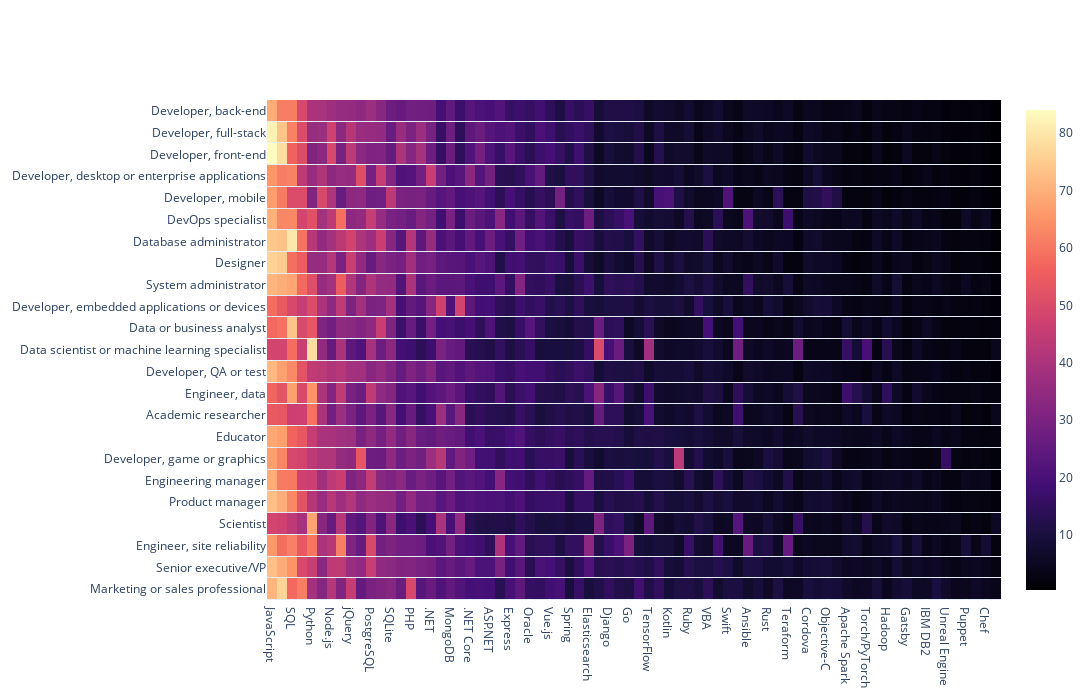

Notebook code for this chart:
### Code cell
fig = go.Figure(data=go.Heatmap(z=skills, x=skills.columns,y=skills.index, colorscale='magma', ygap=1))
fig.update_layout(width=2500, height=700)
fig.show()
fig.write_html(os.path.join(FIG_DIR, 'heatmap.html'))

### Figure 1 — Plotly figure (JSON) as saved in the notebook; plotly's stock layout.template omitted (floating-point values rounded to 4 significant figures; data arrays with more than 128 entries replaced by an {"elided": "..."} marker saying what was removed)
{"data": [{"colorscale": [[0, "#000004"], [0.1111, "#180f3d"], [0.2222, "#440f76"], [0.3333, "#721f81"], [0.4444, "#9e2f7f"], [0.5556, "#cd4071"], [0.6667, "#f1605d"], [0.7778, "#fd9668"], [0.8889, "#feca8d"], [1, "#fcfdbf"]], "type": "heatmap", "x": ["JavaScript", "HTML/CSS", "SQL", "MySQL", "Python", "Java", "Node.js", "Bash/Shell/PowerShell", "jQuery", "C#", "PostgreSQL", "Microsoft SQL Server", "SQLite", "React.js", "PHP", "TypeScript", ".NET", "C++", "MongoDB", "C", ".NET Core", "Angular", "ASP.NET", "Redis", "Express", "MariaDB", "Oracle", "ASP.NET Core", "Vue.js", "Firebase", "Spring", "Angular.js", "Elasticsearch", "Pandas", "Django", "Flask", "Go", "Laravel", "TensorFlow", "React Native", "Kotlin", "Unity 3D", "Ruby", "Assembly", "VBA", "DynamoDB", "Swift", "R", "Ansible", "Ruby on Rails", "Rust", "Flutter", "Teraform", "Keras", "Cordova", "Xamarin", "Objective-C", "Dart", "Apache Spark", "Scala", "Torch/PyTorch", "Symfony", "Hadoop", "Perl", "Gatsby", "Cassandra", "IBM DB2", "Drupal", "Unreal Engine", "Haskell", "Puppet", "Couchbase", "Chef", "Julia"], "y": ["Marketing or sales professional", "Senior executive/VP", "Engineer, site reliability", "Scientist", "Product manager", "Engineering manager", "Developer, game or graphics", "Educator", "Academic researcher", "Engineer, data", "Developer, QA or test", "Data scientist or machine learning specialist", "Data or business analyst", "Developer, embedded applications or devices", "System administrator", "Designer", "Database administrator", "DevOps specialist", "Developer, mobile", "Developer, desktop or enterprise applications", "Developer, front-end", "Developer, full-stack", "Developer, back-end"], "ygap": 1, "z": {"elided": "23x74 float values"}}], "layout": {"height": 700, "width": 2500}}
